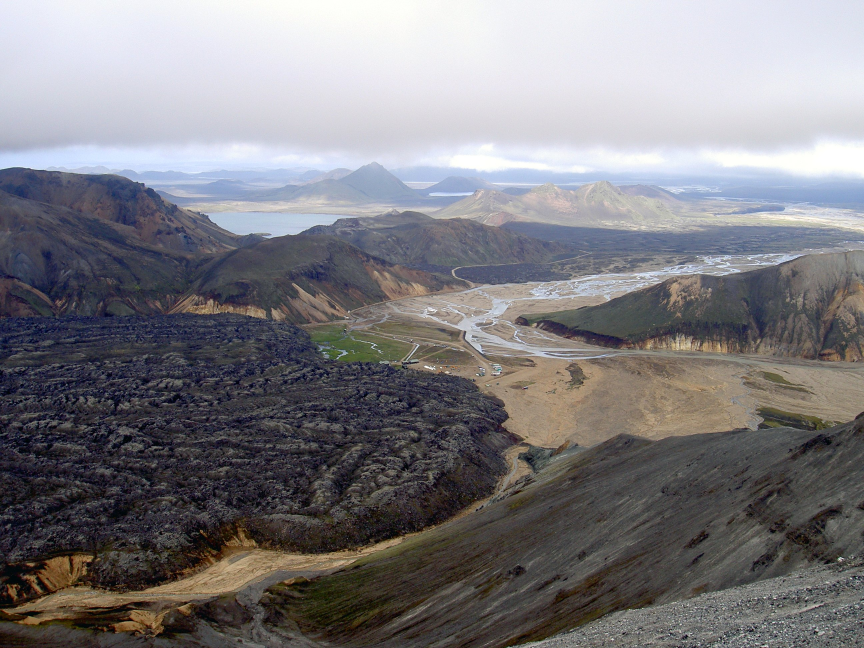
#> input picture assets/source/fli1_landmannalaugar.jpg, 2592 x 1944 px (shown at 1/3 size)
$ python vdc_convert.py --mode fli --input ../assets/source/fli1_landmannalaugar.jpg --out-prefix out.png
#> lines starting #> are read from the running program, lines starting #| are printed output that depends on the picture
#> in main, img is the input picture: PIL image 2592x1944 RGB; mean R, G, B 126.2, 124.4, 128.3
#!/usr/bin/env python3
"""
VDC picture converter for vdcmodemania-oscar64.

Converts a source picture (any format Pillow can read) into the raw VDC
bitmap(+attribute) byte layout this project's bnk_load()/bnk_cpytovdc()
pipeline expects, for these modes:

  fli         -- 480x252, 8x1 colour cells, non-interlace (VDC_HIRES_480x252_Color_PAL)
  hfli        -- 640x400, 8x2 colour cells, non-interlace (VDC_HIRES_640x400_HFLI_PAL)
  ihfli       -- 640x480, 8x2 colour cells, interlace, even/odd field split (VDC_HIRES_640x480_IHFLI_NTSC)
  itfli       -- 640x576, 8x3 colour cells, interlace, even/odd field split (VDC_HIRES_640x576_ITFLI_PAL)
  imono       -- 720x700, monochrome, interlace, even/odd field split (VDC_HIRES_720x700_Mono_PAL)
  im800       -- 800x600, monochrome, interlace, even/odd field split (VDC_HIRES_800x600_IM800_PAL)
  titlescreen -- 640x400, monochrome, interlace, even/odd field split (VDC_HIRES_640x400_Mono_PAL),
                 title_screen()'s own picture (vdce-scrtit.eve/.odd)

hfli/ihfli/itfli share one generalized colour-cell converter
(convert_colour_cells(), cell_height 2 or 3) with fli (cell_height 1) --
same per-cell brute-force (back,fore) search and Floyd-Steinberg diffusion,
just evaluated/committed across cell_height rows at a time instead of 1.
hfli is non-interlace (single field, convert_colour_cells() directly);
ihfli/itfli are genuinely interlaced and go through
convert_split_colour_cells()/convert_colour_cells_paired() instead (see
below) -- their colour cells are chosen JOINTLY across both fields, not
independently.

**Interlace colour-blend technique (default for ihfli/itfli)**:
convert_colour_cells_paired() picks, per cell, between each field's own
independent best fit and a shared-background/per-field-best-foreground
alternative -- when the two fields' best foregrounds differ,
holding the background steady and alternating just the foreground by
field parity is the same technique the C128 "BASIC 8"/iPaint picture
format uses to fake shades beyond the native 16-colour VDC palette via
real interlace persistence. Identified and confirmed against real
disk-bundled iPaint sample pictures' own colour-index bytes (statistics
only, no copyrighted picture content reproduced), cross-checked against
GoDot's (github.com/godot64/GoDot) own iPaint saver/loader source
(savers/s_IPaint.a, savers/s_Basic8Mode1.a, loaders/l_Basic8Select.a,
commit 712196d) -- see defines.h's own credit block and
convert_colour_cells_paired()'s own docstring for the full writeup.
Always falls back to the old independent result when that's genuinely
better, so this only ever extends quality, never regresses it.

Every genuinely interlaced mode here (ihfli/itfli/imono/im800/titlescreen --
anything with LACE=3 in its vdc_core.c mode table row) splits its source
image into "even"/"odd" fields by row PARITY (even source rows -> even
field, odd source rows -> odd field), never by physical top-half/bottom-half
position -- confirmed directly against Tokra/Kircher's own original,
proven-working converters (original/v12/converters/source/ivdc_quant.c,
i3vdc_quant.c; original/v12/converters/vdcimono.bas, vdcim800.bas line 11).
Attention point: a physical-half split (picture's top half in one file,
bottom half in the other) is the wrong convention for these modes and
produces a picture that looks like two stacked half-height copies rather
than one combined interlaced image -- the fields must be even/odd by row
parity. See deinterlace_fields()'s own comment for the mechanics.

Dithering technique (per-cell brute-force background/foreground colour pair
search with Floyd-Steinberg error diffusion, serpentine scan) is studied from
Michael Kircher's 2011 vdc_quant.c/hfli_quant.c, bundled unmodified in this
repo at original/v12/converters/source/ for reference -- those files carry
no license or copyright notice permitting reuse, so this is an independent
reimplementation of the same published technique, not a copy of that code.

Output files are prefixed with an arbitrary 2-byte load-address header
($00 $80) to match this project's existing asset convention -- bnk_load()
(include/banking.c) sets the KERNAL LOAD secondary address to 0, which makes
LOAD use the caller-supplied destination address and simply skip the file's
first 2 bytes, so their value doesn't matter.
"""

import argparse
import sys

from PIL import Image

# Standard C64/128 16-colour palette, VDC colour index order (0=black..15=white).
VDC_PALETTE = [
    (0, 0, 0),
    (85, 85, 85),
    (0, 0, 170),
    (85, 85, 255),
    (0, 170, 0),
    (85, 255, 85),
    (0, 170, 170),
    (85, 255, 255),
    (170, 0, 0),
    (255, 85, 85),
    (170, 0, 170),
    (255, 85, 255),
    (170, 85, 0),
    (255, 255, 85),
    (170, 170, 170),
    (255, 255, 255),
]

R_WEIGHT = 299
G_WEIGHT = 587
B_WEIGHT = 114

HEADER = bytes([0x00, 0x80])


def rgb_dist(c1, c2):
    dr = c1[0] - c2[0]
    dg = c1[1] - c2[1]
    db = c1[2] - c2[2]
    return R_WEIGHT * dr * dr + G_WEIGHT * dg * dg + B_WEIGHT * db * db


def clamp(v):
    return 0 if v < 0 else 255 if v > 255 else v


def quant_cell(src_row_getter, x0, y0, dx, back, fore, err_curr, err_next, commit):
    """Dither one 8-pixel-wide cell against a fixed (back, fore) colour pair.

    err_curr/err_next are per-column [r,g,b] accumulators for the *whole
    row* (sized width+2, with a 1-pixel padding lane on each side so
    diffusion can spill past column 0/width-1) -- indexed by true global
    column position (x0+x+1), not a position local to this cell. Returns
    (cost, byte).
    """
    logical = (back, fore)
    cost = 0.0
    byte = 0
    xs = range(0, 8) if dx == 1 else range(7, -1, -1)
    for x in xs:
        col = x0 + x
        r, g, b = src_row_getter(col, y0)
        r = clamp(r + ((err_curr[col + 1][0] + 8) >> 4))
        g = clamp(g + ((err_curr[col + 1][1] + 8) >> 4))
        b = clamp(b + ((err_curr[col + 1][2] + 8) >> 4))
        best_i, best_d = -1, None
        for i, ci in enumerate(logical):
            d = rgb_dist((r, g, b), VDC_PALETTE[ci])
            if best_d is None or d < best_d:
                best_d, best_i = d, i
        cost += best_d
        byte |= best_i << (7 - x)
        pr, pg, pb = VDC_PALETTE[logical[best_i]]
        dr, dg, db = r - pr, g - pg, b - pb
        if commit:
            i0 = col + 1 + dx
            i1 = col + 1
            i2 = col + 1 - dx
            err_curr[i0][0] += 7 * dr
            err_curr[i0][1] += 7 * dg
            err_curr[i0][2] += 7 * db
            err_next[i0][0] += dr
            err_next[i0][1] += dg
            err_next[i0][2] += db
            err_next[i1][0] += 5 * dr
            err_next[i1][1] += 5 * dg
            err_next[i1][2] += 5 * db
            err_next[i2][0] += 3 * dr
            err_next[i2][1] += 3 * dg
            err_next[i2][2] += 3 * db
    return cost, byte


def convert_fli(img, width, height):
    """480x252, 8x1 cells, non-interlace. Returns (bitmap_bytes, colour_bytes).

    Colour byte nibble order: (background<<4)|foreground -- background
    high, foreground low. This is the VDC's own real hardware convention
    for its bitmap attribute plane, not the (foreground<<4)|background
    convention register 26 (VDCR_COLOR, a separate, single global
    register) uses -- confirmed by live testing across real hardware,
    VICE, and z64k. Every colour-cell mode in this project
    (convert_colour_cells()/convert_colour_cells_paired()/
    convert_spectrum()) uses the same convention -- see project memory
    vdcmaniac_attribute_byte_nibble_order.md for the full diagnostic
    history if this class of bug ever needs revisiting for a new mode.
    """
    pixels = img.convert("RGB").load()

    def get(x, y):
        return pixels[x, y]

    cells_per_row = width // 8
    bitmap = bytearray(cells_per_row * height)
    colour = bytearray(cells_per_row * height)

    err_curr = [[0, 0, 0] for _ in range(width + 2)]
    err_next = [[0, 0, 0] for _ in range(width + 2)]

    for y in range(height):
        for c in range(len(err_next)):
            err_next[c] = [0, 0, 0]
        # Serpentine per-line direction, matching vdc_quant.c's quant_line().
        if y & 1:
            xs = range(0, width, 8)
            dx = 1
        else:
            xs = range(width - 8, -8, -8)
            dx = -1
        for x0 in xs:
            best_back = best_fore = -1
            best_cost = None
            for back in range(15):
                for fore in range(back + 1, 16):
                    cost, _ = quant_cell(get, x0, y, dx, back, fore, err_curr, err_next, commit=False)
                    if best_cost is None or cost < best_cost:
                        best_cost, best_back, best_fore = cost, back, fore
            _, byte = quant_cell(get, x0, y, dx, best_back, best_fore, err_curr, err_next, commit=True)
            bitmap[y * cells_per_row + (x0 >> 3)] = byte
            colour[y * cells_per_row + (x0 >> 3)] = (best_back << 4) | best_fore  # see docstring
        err_curr, err_next = err_next, [[0, 0, 0] for _ in range(width + 2)]
        if y % 20 == 0 or y == height - 1:
            print(f"FLI: line {y + 1}/{height}", file=sys.stderr)
    return bytes(bitmap), bytes(colour)


# [137 lines left out: functions convert_colour_cells, convert_imono, not called in this run]


def fit_to_size(img, width, height, crop_top=None, crop_left=None):
    """Crop img to the target aspect ratio, then resize to exact (width,
    height) -- so any source photo can be dropped in as-is rather than
    requiring it to be pre-cropped to the exact VDC resolution. Defaults to
    a center crop; pass crop_top/crop_left (source-pixel offsets) to anchor
    the crop window elsewhere instead -- e.g. a portrait photo where the
    subject's face/ears sit above center, so a blind center crop cuts them
    off (found live with im8002_kellyleeowens.jpg/im8003_cat.jpg -- see
    those --crop-top call sites in main() below)."""
#> called with width = 480, height = 252
    src_w, src_h = img.size
    target_ratio = width / height
    src_ratio = src_w / src_h
    if src_ratio > target_ratio:
        # Source is wider than target -- crop left/right.
        new_w = round(src_h * target_ratio)
        left = crop_left if crop_left is not None else (src_w - new_w) // 2
        img = img.crop((left, 0, left + new_w, src_h))
    elif src_ratio < target_ratio:
        # Source is taller than target -- crop top/bottom.
        new_h = round(src_w / target_ratio)
        top = crop_top if crop_top is not None else (src_h - new_h) // 2
        img = img.crop((0, top, src_w, top + new_h))
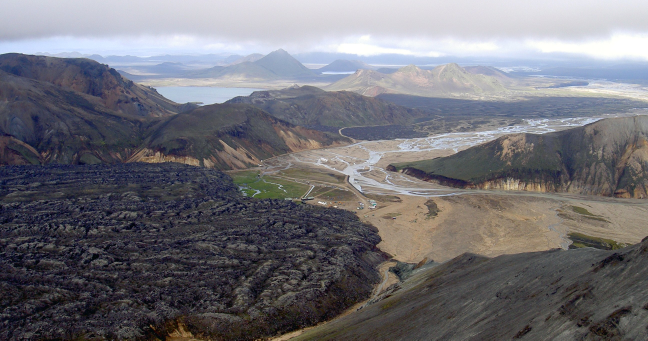
#> img: PIL image 2592x1361 RGB (shown at 1/4 size); mean R, G, B 113.2, 112.1, 118.1
    return img.resize((width, height), Image.LANCZOS)
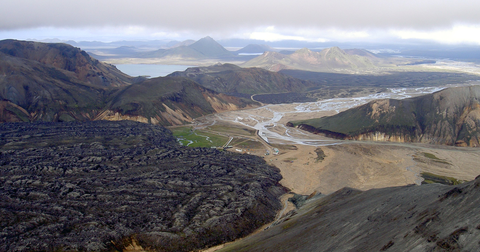
#> returned value: PIL image 480x252 RGB; mean R, G, B 113.2, 112.1, 118.1


# [201 lines left out: functions deinterlace_fields, convert_colour_cells_paired, convert_split_colour_cells, not called in this run]


# ZX Spectrum 15-colour palette (INK/PAPER 3-bit value, plus BRIGHT) to
# VDC's own 16-native-colour indices (vdc_core.h's VDC_BLACK..VDC_WHITE
# enum) -- direct dim/bright pairing, no attempt at closer RGB matching
# since both palettes are small, fixed, named colour sets with an obvious
# 1:1 correspondence (black/blue/red/magenta/green/cyan/yellow/white,
# dim<->dark, bright<->light). Index = (bright << 3) | colour3bit.
SPECTRUM_TO_VDC = [
    0, 2, 8, 10, 4, 6, 12, 14,  # dim: black,blue,red,magenta,green,cyan,yellow,white(->lgrey)
    0, 3, 9, 11, 5, 7, 13, 15,  # bright: black(unchanged),blue,red,magenta,green,cyan,yellow,white
]


# [89 lines left out: function convert_spectrum, not called in this run]


def main():
    ap = argparse.ArgumentParser(description=__doc__)
    ap.add_argument(
        "--mode",
        choices=["fli", "hfli", "ihfli", "itfli", "imono", "im800", "titlescreen", "vscroll", "panorama", "panorama2d", "spectrum"],
        required=True,
    )
    ap.add_argument("--input", required=True, help="Source image (any Pillow-readable format, any size/aspect)")
    ap.add_argument("--out-prefix", required=True, help="Output path prefix; writes <prefix>.bit/.col or <prefix>.bit")
    ap.add_argument("--crop-top", type=int, default=None, help="Override fit_to_size()'s center crop with this source-pixel top offset (for portrait photos where the subject sits above center)")
    ap.add_argument("--crop-left", type=int, default=None, help="Trim this many source pixels off the LEFT edge before fit_to_size() runs -- for vscroll mode, whose own source is proportionally narrower than the target (so fit_to_size takes its top/bottom-crop branch and always keeps the full source width); shifts the visible frame right, e.g. away from a decorative border pillar.")
    args = ap.parse_args()

    if args.mode == "spectrum":
        # Raw .scr byte dump, not a Pillow-openable image -- handled
        # entirely separately, before the Image.open() every other mode
        # needs.
        scr_bytes = open(args.input, "rb").read()
        bitmap, colour = convert_spectrum(scr_bytes)
        with open(args.out_prefix + ".bit", "wb") as f:
            f.write(HEADER + bitmap)
        with open(args.out_prefix + ".col", "wb") as f:
            f.write(HEADER + colour)
        print(f"wrote {args.out_prefix}.bit ({len(bitmap)} bytes) and .col ({len(colour)} bytes)")
        return

    img = Image.open(args.input)
    if args.crop_left:
        img = img.crop((args.crop_left, 0, img.width, img.height))

    if args.mode == "fli":
        width, height = 480, 252
        img = fit_to_size(img, width, height)
        bitmap, colour = convert_fli(img, width, height)
#> (the rest of the program and of its run is left out)
